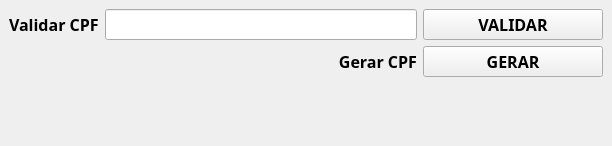
<?xml version="1.0" encoding="UTF-8"?>
<ui version="4.0">
 <class>MainWindow</class>
 <widget class="QMainWindow" name="MainWindow">
  <property name="geometry">
   <rect>
    <x>0</x>
    <y>0</y>
    <width>612</width>
    <height>134</height>
   </rect>
  </property>
  <property name="windowTitle">
   <string>Valida ou Gera CPF</string>
  </property>
  <widget class="QWidget" name="centralwidget">
   <layout class="QGridLayout" name="gridLayout">
    <item row="0" column="0">
     <widget class="QLabel" name="label_2">
      <property name="font">
       <font>
        <family>Bahnschrift SemiLight</family>
        <pointsize>12</pointsize>
        <weight>75</weight>
        <bold>true</bold>
       </font>
      </property>
      <property name="text">
       <string>Validar CPF</string>
      </property>
     </widget>
    </item>
    <item row="0" column="1">
     <widget class="QLineEdit" name="inputValidaCPF">
      <property name="font">
       <font>
        <family>Bahnschrift SemiLight</family>
        <pointsize>12</pointsize>
        <weight>75</weight>
        <bold>true</bold>
       </font>
      </property>
     </widget>
    </item>
    <item row="0" column="2">
     <widget class="QPushButton" name="btnValidaCPF">
      <property name="minimumSize">
       <size>
        <width>180</width>
        <height>0</height>
       </size>
      </property>
      <property name="font">
       <font>
        <family>Bahnschrift SemiLight</family>
        <pointsize>12</pointsize>
        <weight>75</weight>
        <bold>true</bold>
       </font>
      </property>
      <property name="text">
       <string>VALIDAR</string>
      </property>
     </widget>
    </item>
    <item row="1" column="1">
     <widget class="QLabel" name="label">
      <property name="font">
       <font>
        <family>Bahnschrift SemiLight</family>
        <pointsize>12</pointsize>
        <weight>75</weight>
        <bold>true</bold>
       </font>
      </property>
      <property name="text">
       <string>Gerar CPF</string>
      </property>
      <property name="alignment">
       <set>Qt::AlignRight|Qt::AlignTrailing|Qt::AlignVCenter</set>
      </property>
     </widget>
    </item>
    <item row="1" column="2">
     <widget class="QPushButton" name="btnGeraCPF">
      <property name="font">
       <font>
        <family>Bahnschrift SemiLight</family>
        <pointsize>12</pointsize>
        <weight>75</weight>
        <bold>true</bold>
       </font>
      </property>
      <property name="text">
       <string>GERAR</string>
      </property>
     </widget>
    </item>
    <item row="2" column="0" colspan="3">
     <widget class="QLabel" name="labelRetorno">
      <property name="font">
       <font>
        <family>Bahnschrift SemiLight</family>
        <pointsize>30</pointsize>
        <weight>75</weight>
        <italic>false</italic>
        <bold>true</bold>
        <underline>false</underline>
        <strikeout>false</strikeout>
       </font>
      </property>
      <property name="styleSheet">
       <string notr="true">color: green;</string>
      </property>
      <property name="text">
       <string/>
      </property>
      <property name="alignment">
       <set>Qt::AlignCenter</set>
      </property>
     </widget>
    </item>
   </layout>
  </widget>
 </widget>
 <resources/>
 <connections/>
</ui>
